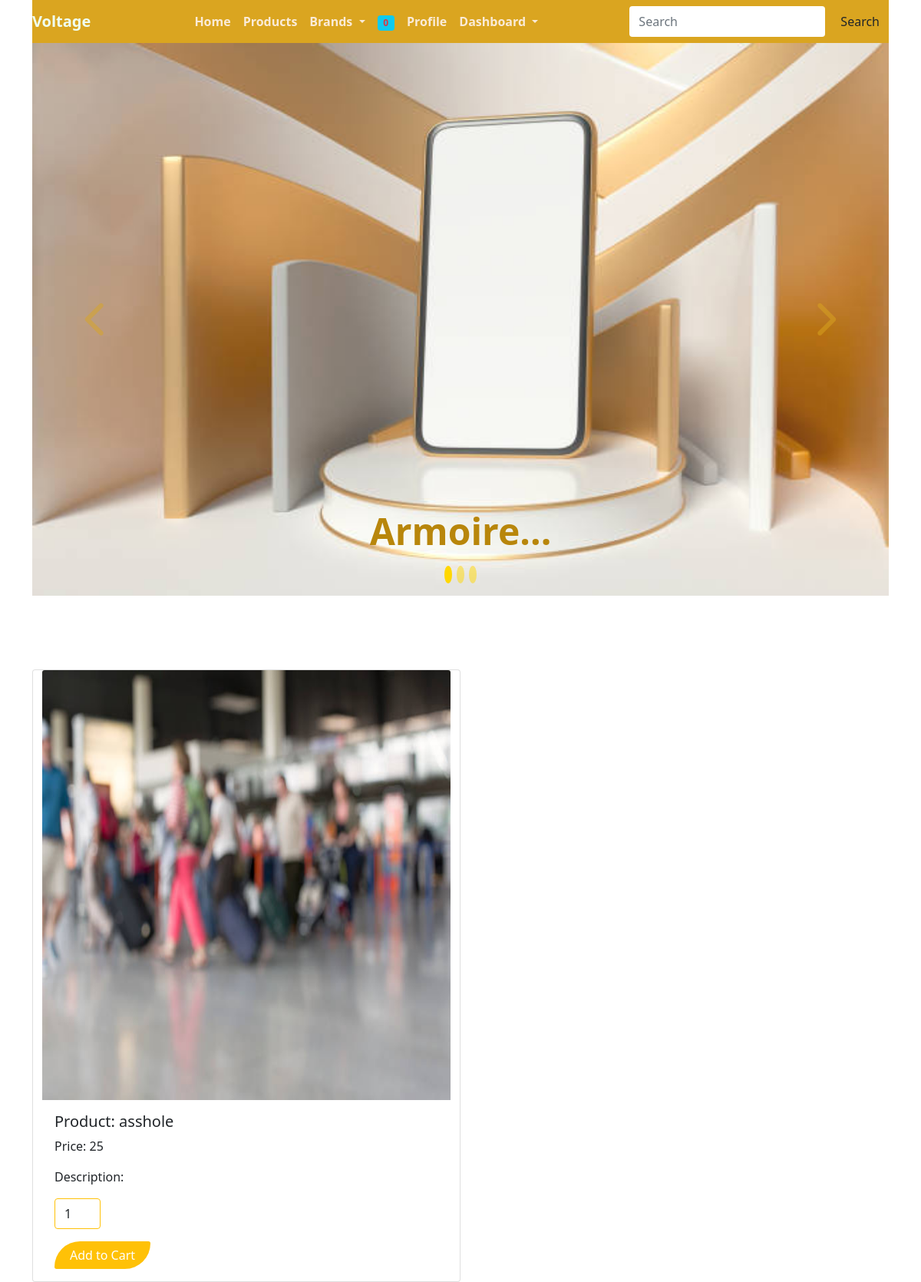
Screenshot of /details/3 with the database file from the repository.
### home/models.py (models this page shows, shortened)
class Product(models.Model):
    title = models.CharField(max_length=250)
    img = models.ImageField(upload_to= 'product', default='prod.jpg')
    price = models.IntegerField()
    max_quantity = models.IntegerField()
    min_quantity = models.IntegerField()
    display = models.BooleanField()
    latest = models.BooleanField(default=False)
    trending = models.BooleanField(default=False)
    created = models.DateTimeField(auto_now_add=True)
    update = models.DateTimeField(auto_now=True)
    description = models.TextField()
    class Meta:
        db_table = 'product'
        managed = True
        verbose_name = 'Product'
        verbose_name_plural = 'Products'

### home/views.py (the view)
# urls.py: path('details/<str:id>', views.details, name='details'),
def details(request, id):
    detail = Product.objects.get(pk=id)
    context = {
        'detail':detail,
    }
    return render(request, 'details.html',context)

### home/context_processor.py (called while the page is built)
def readcart(request):
    cart = Shopcart.objects.filter(user__username = request.user.username, paid=False)
    cartcount = 0
    for count in cart:
        cartcount += count.quantity
    context = {
        'cartcount':cartcount
    }
    return context

### home/templates/details.html (shortened to what this page needs)
{% extends 'base.html' %}
{% block header %} {% include 'header.html' %} {% endblock header %}
{% block carousel %} {% include 'carousel.html' %} {% endblock carousel %}
{% block content %}
<div class="container">
    <div class="row">
        <div class="card w-50">
            <img src="{{detail.img.url}}" class="card-img-top img" style="height: 70vh;">
            <div class="card-body">
                <h5 class="card-title">Product: {{detail.title}}</h5>
                <p class="card-text">Price: {{detail.price}}</p>
                <p class="card-text text-truncate">Description: {{item.description}}</p>
                <form action="{% url 'shopcart' %}" method="POST">
                    <input type="number" name="quantity" value="1" min="{{detail.min_quantity}}" max="{{detail.max_quantity}}" class="form-control shadow-none my-3 border-warning" style="width: 60px;">
                    <button type="submit"  class="btn btn-warning text-white w-25">Add to Cart</button>
                </form>
            </div>
        </div>
    </div>
</div>
{% endblock content %}

### home/static/css/style.css (style rules this page uses)
:root { --bg-color: goldenrod; --text-color: crimson; }
* { margin: 0; padding: 0; }
html { scroll-behavior: smooth; }
.btn { border-bottom-right-radius: 3rem; border-top-left-radius: 3rem; border: none; }
form input { height: 5vh; border-top-right-radius: 20px; border-top-left-radius: 20px; border-bottom-right-radius: 20px; border-bottom-left-radius: 20px; width: 30%; outline: none; border: 1px solid lightsteelblue; }
.img { height: 20vh; }

### rows the page displays
Product: img (picture), title "asshole", price "25", quantity "1"
